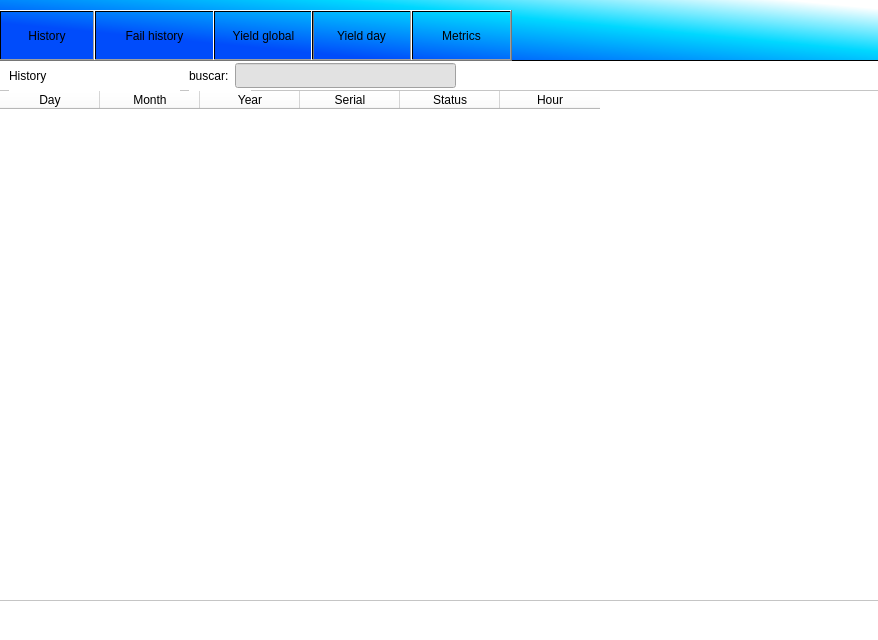
<?xml version="1.0" encoding="UTF-8"?>
<ui version="4.0">
 <class>MainWindow</class>
 <widget class="QMainWindow" name="MainWindow">
  <property name="geometry">
   <rect>
    <x>0</x>
    <y>0</y>
    <width>878</width>
    <height>640</height>
   </rect>
  </property>
  <property name="windowTitle">
   <string>Metrics_py</string>
  </property>
  <property name="styleSheet">
   <string notr="true">background-color: rgb(115, 0, 255);</string>
  </property>
  <widget class="QWidget" name="centralwidget">
   <widget class="QStackedWidget" name="stackedWidget">
    <property name="geometry">
     <rect>
      <x>-1</x>
      <y>60</y>
      <width>881</width>
      <height>581</height>
     </rect>
    </property>
    <property name="styleSheet">
     <string notr="true">background-color: rgb(255, 255, 255);</string>
    </property>
    <property name="currentIndex">
     <number>0</number>
    </property>
    <widget class="QWidget" name="page">
     <widget class="QTableWidget" name="history">
      <property name="geometry">
       <rect>
        <x>0</x>
        <y>30</y>
        <width>881</width>
        <height>511</height>
       </rect>
      </property>
      <property name="styleSheet">
       <string notr="true">color: rgb(0, 0, 0);</string>
      </property>
      <column>
       <property name="text">
        <string>Day</string>
       </property>
      </column>
      <column>
       <property name="text">
        <string>Month</string>
       </property>
      </column>
      <column>
       <property name="text">
        <string>Year</string>
       </property>
      </column>
      <column>
       <property name="text">
        <string>Serial</string>
       </property>
      </column>
      <column>
       <property name="text">
        <string>Status</string>
       </property>
      </column>
      <column>
       <property name="text">
        <string>Hour</string>
       </property>
      </column>
     </widget>
     <widget class="QLabel" name="label">
      <property name="geometry">
       <rect>
        <x>10</x>
        <y>0</y>
        <width>171</width>
        <height>31</height>
       </rect>
      </property>
      <property name="styleSheet">
       <string notr="true">color: rgb(0, 0, 0);</string>
      </property>
      <property name="text">
       <string>History</string>
      </property>
     </widget>
     <widget class="QLabel" name="label_5">
      <property name="geometry">
       <rect>
        <x>190</x>
        <y>0</y>
        <width>62</width>
        <height>31</height>
       </rect>
      </property>
      <property name="styleSheet">
       <string notr="true">color: rgb(0, 0, 0);</string>
      </property>
      <property name="text">
       <string>buscar:</string>
      </property>
     </widget>
     <widget class="QLineEdit" name="lineEdit">
      <property name="geometry">
       <rect>
        <x>236</x>
        <y>3</y>
        <width>221</width>
        <height>25</height>
       </rect>
      </property>
      <property name="styleSheet">
       <string notr="true">background-color: rgb(226, 226, 226);
color: rgb(0, 0, 0);</string>
      </property>
     </widget>
    </widget>
    <widget class="QWidget" name="page_2">
     <widget class="QTableWidget" name="fai_history">
      <property name="geometry">
       <rect>
        <x>-5</x>
        <y>31</y>
        <width>891</width>
        <height>511</height>
       </rect>
      </property>
      <property name="styleSheet">
       <string notr="true">color: rgb(0, 0, 0);</string>
      </property>
      <column>
       <property name="text">
        <string>New Column</string>
       </property>
      </column>
      <column>
       <property name="text">
        <string>Fail_name</string>
       </property>
      </column>
      <column>
       <property name="text">
        <string>Serial</string>
       </property>
      </column>
     </widget>
     <widget class="QLabel" name="label_2">
      <property name="geometry">
       <rect>
        <x>10</x>
        <y>0</y>
        <width>171</width>
        <height>31</height>
       </rect>
      </property>
      <property name="styleSheet">
       <string notr="true">color: rgb(0, 0, 0);</string>
      </property>
      <property name="text">
       <string>Fail history</string>
      </property>
     </widget>
     <widget class="QLabel" name="label_6">
      <property name="geometry">
       <rect>
        <x>214</x>
        <y>0</y>
        <width>62</width>
        <height>32</height>
       </rect>
      </property>
      <property name="styleSheet">
       <string notr="true">color: rgb(0, 0, 0);</string>
      </property>
      <property name="text">
       <string>buscar:</string>
      </property>
     </widget>
     <widget class="QLineEdit" name="lineEdit_2">
      <property name="geometry">
       <rect>
        <x>260</x>
        <y>3</y>
        <width>221</width>
        <height>26</height>
       </rect>
      </property>
      <property name="styleSheet">
       <string notr="true">background-color: rgb(226, 226, 226);
color: rgb(0, 0, 0);</string>
      </property>
     </widget>
    </widget>
    <widget class="QWidget" name="page_3">
     <widget class="QTableWidget" name="yield_global">
      <property name="geometry">
       <rect>
        <x>0</x>
        <y>33</y>
        <width>881</width>
        <height>511</height>
       </rect>
      </property>
      <property name="styleSheet">
       <string notr="true">color: rgb(0, 0, 0);</string>
      </property>
      <column>
       <property name="text">
        <string>Pass</string>
       </property>
      </column>
      <column>
       <property name="text">
        <string>Fails</string>
       </property>
      </column>
      <column>
       <property name="text">
        <string>Yield</string>
       </property>
      </column>
      <column>
       <property name="text">
        <string>Id</string>
       </property>
      </column>
     </widget>
     <widget class="QLabel" name="label_3">
      <property name="geometry">
       <rect>
        <x>10</x>
        <y>0</y>
        <width>171</width>
        <height>31</height>
       </rect>
      </property>
      <property name="styleSheet">
       <string notr="true">color: rgb(0, 0, 0);</string>
      </property>
      <property name="text">
       <string>Yield global</string>
      </property>
     </widget>
     <widget class="QLabel" name="label_7">
      <property name="geometry">
       <rect>
        <x>214</x>
        <y>1</y>
        <width>62</width>
        <height>31</height>
       </rect>
      </property>
      <property name="styleSheet">
       <string notr="true">color: rgb(0, 0, 0);</string>
      </property>
      <property name="text">
       <string>buscar:</string>
      </property>
     </widget>
     <widget class="QLineEdit" name="lineEdit_3">
      <property name="geometry">
       <rect>
        <x>260</x>
        <y>3</y>
        <width>221</width>
        <height>27</height>
       </rect>
      </property>
      <property name="styleSheet">
       <string notr="true">background-color: rgb(226, 226, 226);
color: rgb(0, 0, 0);</string>
      </property>
     </widget>
    </widget>
    <widget class="QWidget" name="page_4">
     <widget class="QTableWidget" name="yield_day">
      <property name="geometry">
       <rect>
        <x>-1</x>
        <y>34</y>
        <width>881</width>
        <height>511</height>
       </rect>
      </property>
      <property name="styleSheet">
       <string notr="true">color: rgb(0, 0, 0);</string>
      </property>
      <column>
       <property name="text">
        <string>Date</string>
       </property>
      </column>
      <column>
       <property name="text">
        <string>Pass_qty</string>
       </property>
      </column>
      <column>
       <property name="text">
        <string>Fail_qty</string>
       </property>
      </column>
      <column>
       <property name="text">
        <string>Yield</string>
       </property>
      </column>
     </widget>
     <widget class="QLabel" name="label_4">
      <property name="geometry">
       <rect>
        <x>10</x>
        <y>0</y>
        <width>171</width>
        <height>31</height>
       </rect>
      </property>
      <property name="styleSheet">
       <string notr="true">color: rgb(0, 0, 0);</string>
      </property>
      <property name="text">
       <string>Yield day</string>
      </property>
     </widget>
     <widget class="QLabel" name="label_8">
      <property name="geometry">
       <rect>
        <x>224</x>
        <y>2</y>
        <width>62</width>
        <height>31</height>
       </rect>
      </property>
      <property name="styleSheet">
       <string notr="true">color: rgb(0, 0, 0);</string>
      </property>
      <property name="text">
       <string>buscar:</string>
      </property>
     </widget>
     <widget class="QLineEdit" name="lineEdit_4">
      <property name="geometry">
       <rect>
        <x>270</x>
        <y>5</y>
        <width>221</width>
        <height>25</height>
       </rect>
      </property>
      <property name="styleSheet">
       <string notr="true">background-color: rgb(226, 226, 226);
color: rgb(0, 0, 0);</string>
      </property>
     </widget>
    </widget>
    <widget class="QWidget" name="page_5">
     <widget class="QTabWidget" name="tabWidget">
      <property name="geometry">
       <rect>
        <x>40</x>
        <y>40</y>
        <width>801</width>
        <height>501</height>
       </rect>
      </property>
      <widget class="QWidget" name="tab">
       <attribute name="title">
        <string>Tab 1</string>
       </attribute>
      </widget>
      <widget class="QWidget" name="tab_2">
       <attribute name="title">
        <string>Tab 2</string>
       </attribute>
      </widget>
     </widget>
    </widget>
   </widget>
   <widget class="QFrame" name="frame">
    <property name="geometry">
     <rect>
      <x>-11</x>
      <y>-10</y>
      <width>891</width>
      <height>71</height>
     </rect>
    </property>
    <property name="styleSheet">
     <string notr="true">background-color: qlineargradient(spread:pad, x1:0, y1:1, x2:0.953271, y2:0.216, stop:0.284404 rgba(0, 76, 251, 255), stop:0.688073 rgba(0, 216, 255, 255), stop:1 rgba(255, 255, 255, 255));</string>
    </property>
    <property name="frameShape">
     <enum>QFrame::StyledPanel</enum>
    </property>
    <property name="frameShadow">
     <enum>QFrame::Raised</enum>
    </property>
    <widget class="QPushButton" name="bt_history">
     <property name="geometry">
      <rect>
       <x>10</x>
       <y>20</y>
       <width>96</width>
       <height>51</height>
      </rect>
     </property>
     <property name="styleSheet">
      <string notr="true">background-color: qlineargradient(spread:pad, x1:0, y1:0, x2:1, y2:1, stop:0 rgba(146, 146, 146, 0), stop:1 rgba(0, 0, 0, 0));
border-color: qlineargradient(spread:pad, x1:0, y1:0, x2:1, y2:1, stop:0 rgba(146, 146, 146, 0), stop:1 rgba(0, 0, 0, 0));</string>
     </property>
     <property name="text">
      <string>History</string>
     </property>
    </widget>
    <widget class="QPushButton" name="bt_failhistory">
     <property name="geometry">
      <rect>
       <x>105</x>
       <y>20</y>
       <width>121</width>
       <height>51</height>
      </rect>
     </property>
     <property name="styleSheet">
      <string notr="true">background-color: qlineargradient(spread:pad, x1:0, y1:0, x2:1, y2:1, stop:0 rgba(146, 146, 146, 0), stop:1 rgba(0, 0, 0, 0));
border-color: qlineargradient(spread:pad, x1:0, y1:0, x2:1, y2:1, stop:0 rgba(146, 146, 146, 0), stop:1 rgba(0, 0, 0, 0));</string>
     </property>
     <property name="text">
      <string>Fail history</string>
     </property>
    </widget>
    <widget class="QPushButton" name="bt_yiel_global">
     <property name="geometry">
      <rect>
       <x>224</x>
       <y>20</y>
       <width>101</width>
       <height>51</height>
      </rect>
     </property>
     <property name="styleSheet">
      <string notr="true">background-color: qlineargradient(spread:pad, x1:0, y1:0, x2:1, y2:1, stop:0 rgba(146, 146, 146, 0), stop:1 rgba(0, 0, 0, 0));
border-color: qlineargradient(spread:pad, x1:0, y1:0, x2:1, y2:1, stop:0 rgba(146, 146, 146, 0), stop:1 rgba(0, 0, 0, 0));</string>
     </property>
     <property name="text">
      <string>Yield global</string>
     </property>
    </widget>
    <widget class="QPushButton" name="bt_yiel_day">
     <property name="geometry">
      <rect>
       <x>322</x>
       <y>20</y>
       <width>101</width>
       <height>51</height>
      </rect>
     </property>
     <property name="styleSheet">
      <string notr="true">background-color: qlineargradient(spread:pad, x1:0, y1:0, x2:1, y2:1, stop:0 rgba(146, 146, 146, 0), stop:1 rgba(0, 0, 0, 0));
border-color: qlineargradient(spread:pad, x1:0, y1:0, x2:1, y2:1, stop:0 rgba(146, 146, 146, 0), stop:1 rgba(0, 0, 0, 0));</string>
     </property>
     <property name="text">
      <string>Yield day</string>
     </property>
    </widget>
    <widget class="QPushButton" name="bt_metrics">
     <property name="geometry">
      <rect>
       <x>422</x>
       <y>20</y>
       <width>101</width>
       <height>51</height>
      </rect>
     </property>
     <property name="styleSheet">
      <string notr="true">background-color: qlineargradient(spread:pad, x1:0, y1:0, x2:1, y2:1, stop:0 rgba(146, 146, 146, 0), stop:1 rgba(0, 0, 0, 0));
border-color: qlineargradient(spread:pad, x1:0, y1:0, x2:1, y2:1, stop:0 rgba(146, 146, 146, 0), stop:1 rgba(0, 0, 0, 0));</string>
     </property>
     <property name="text">
      <string>Metrics</string>
     </property>
    </widget>
    <widget class="QLabel" name="ffix">
     <property name="geometry">
      <rect>
       <x>530</x>
       <y>40</y>
       <width>58</width>
       <height>18</height>
      </rect>
     </property>
     <property name="styleSheet">
      <string notr="true">background-color: rgba(255, 255, 255, 0);</string>
     </property>
     <property name="text">
      <string/>
     </property>
    </widget>
   </widget>
  </widget>
 </widget>
 <resources/>
 <connections/>
</ui>
